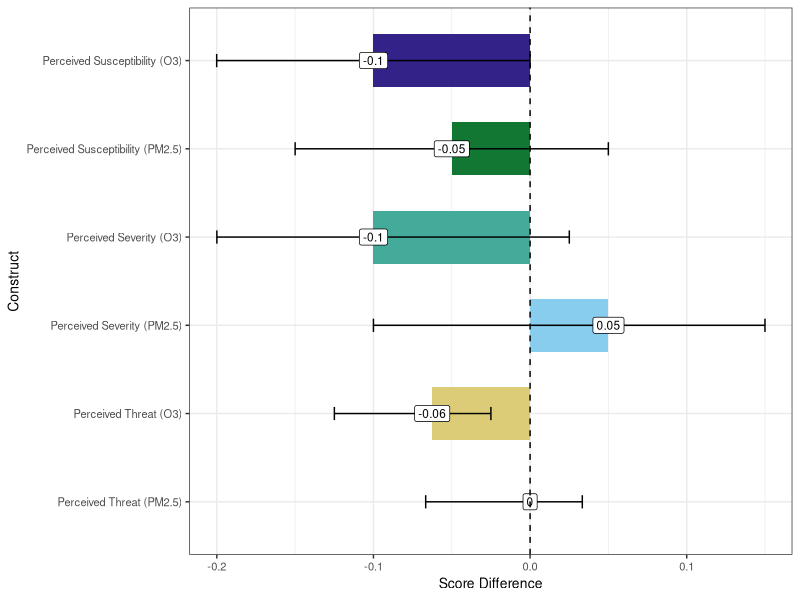
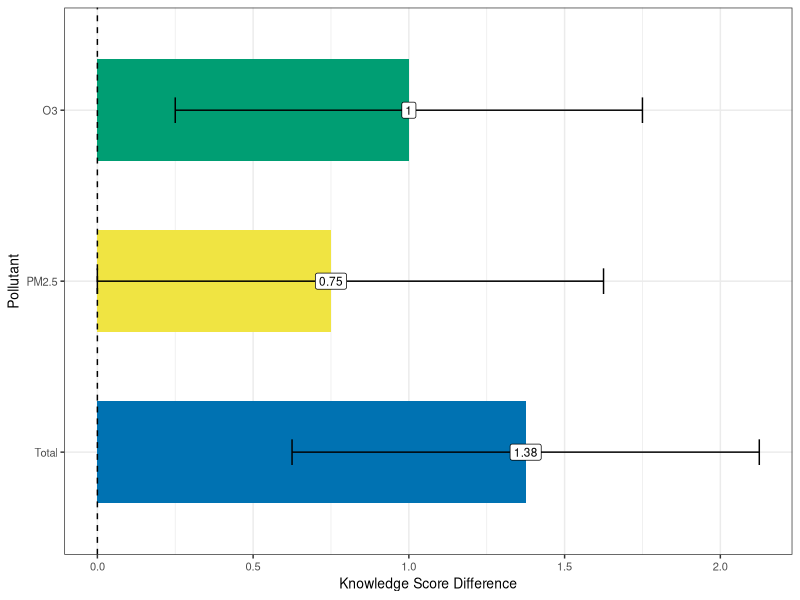
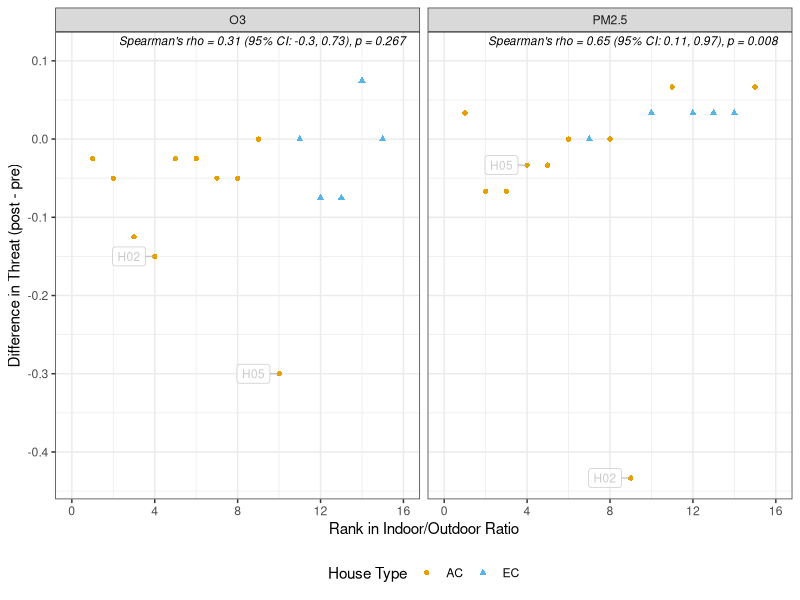
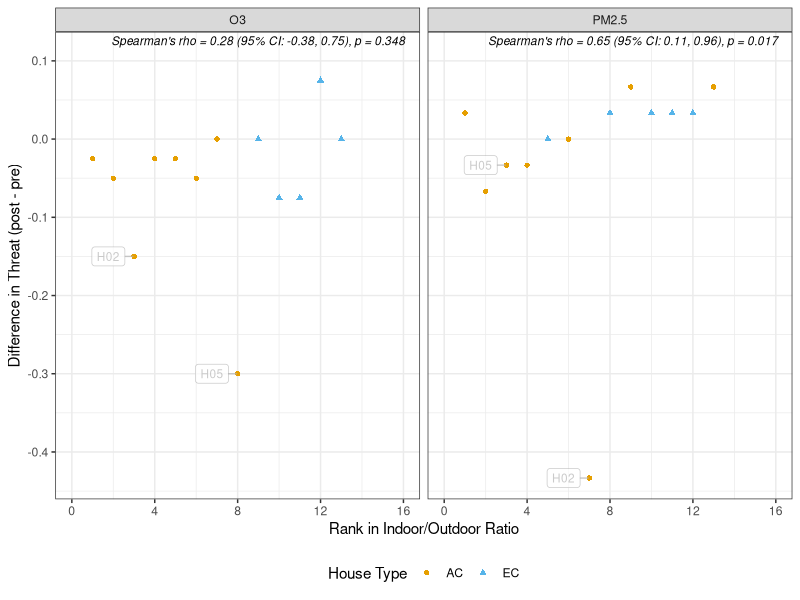
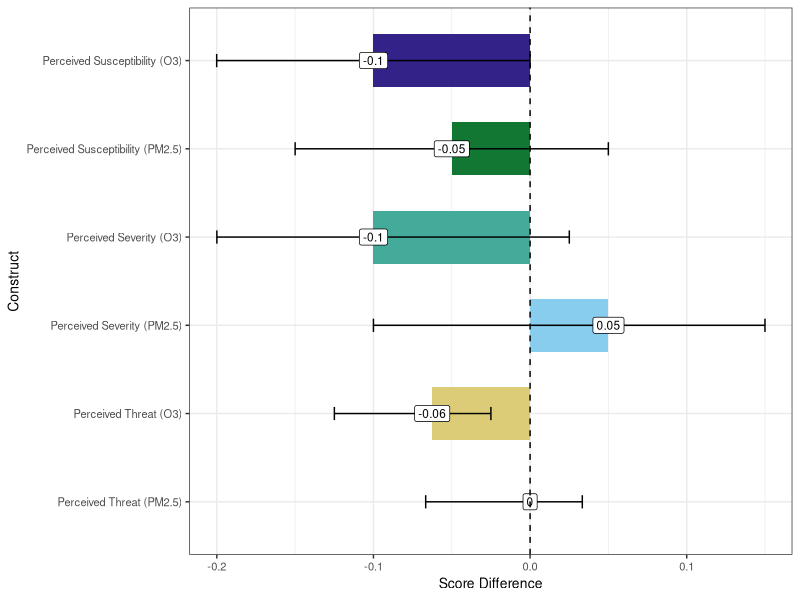
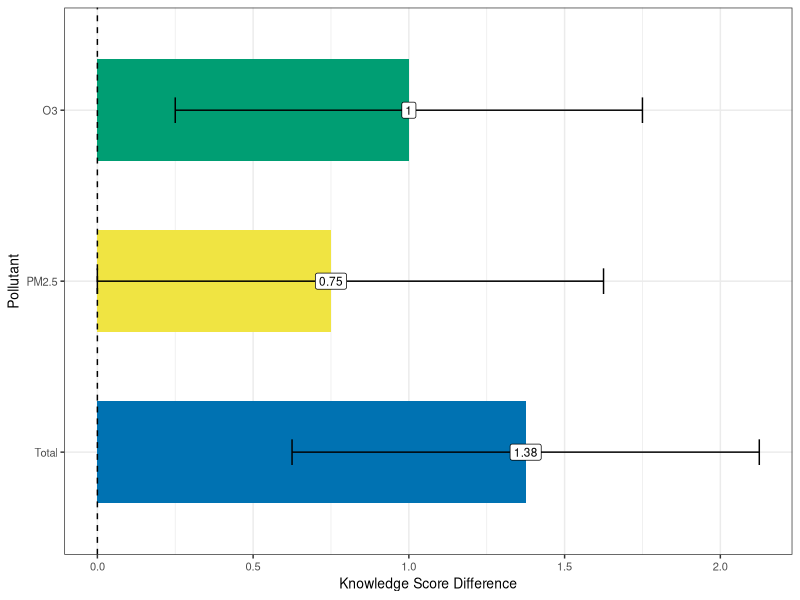
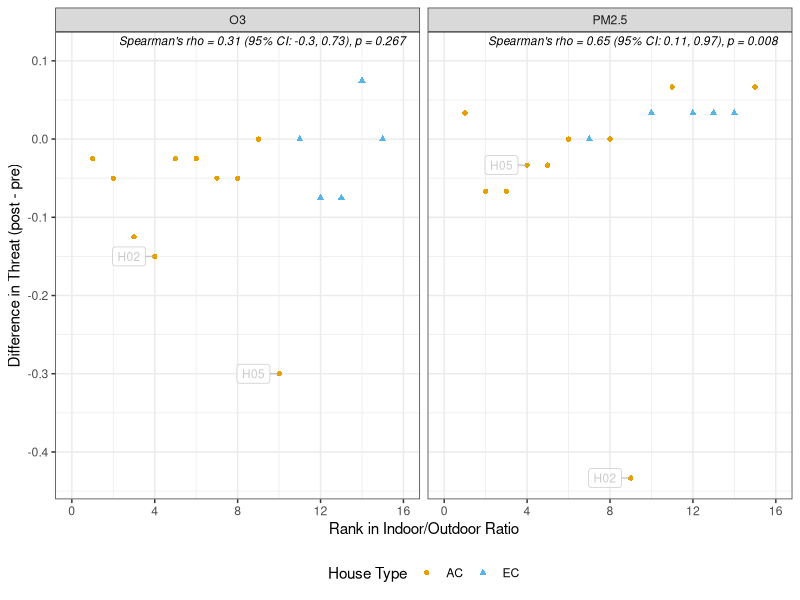
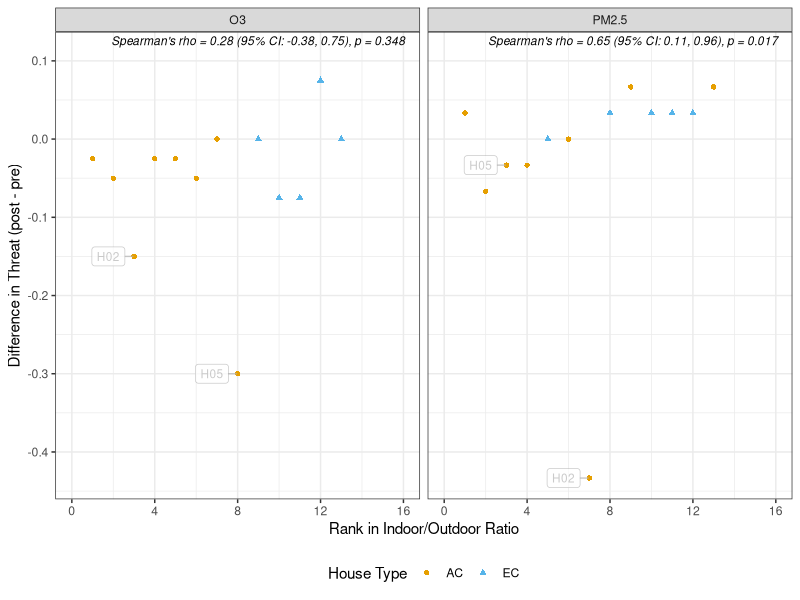

Here is the R script that generated these plots, in order:
## ---- chunk 1
library(tidyverse)
library(coin)
library(knitr)
library(kableExtra)
library(VIM)
library(ggrepel)
## ---- chunk 2
df_raw <- read_csv("./Processed Data/survey_aq_data.csv") |>
  mutate(Score_mod = case_when(
    QuestionID %in% c('Q01','Q02','Q03','Q04','Q05','Q06','Q07','Q08') &
      HouseID == "H29" & Survey == "Post_Intervention" ~ NA,
    TRUE ~ Score_mod
  ))

fa_df <- df_raw %>%
  select(HouseID, Survey, QuestionID, Score_mod) %>%
  filter(QuestionID %in% paste0("Q", sprintf("%02d", 9:22))) %>%
  pivot_wider(id_cols = c(HouseID, Survey), names_from = QuestionID, values_from = Score_mod) %>%
  filter(HouseID != "H29")

fa_df_imputed <- kNN(fa_df %>% dplyr::select(-c(HouseID, Survey))) %>%
  select(1:(ncol(fa_df)-2)) %>%
  mutate(HouseID = fa_df$HouseID,
         Survey = fa_df$Survey)

groups <- df_raw %>%
  filter(!QuestionID %in% c("Q23", "Q24")) %>% # duplicate quesitons
  select(QuestionID, Construct) %>%
  distinct(.keep_all = TRUE) %>%
  group_by(Construct) %>%
  summarize(QuestionIDs = list(QuestionID)) %>%
  ungroup()

sevo3_qs <- groups %>% filter(Construct == "Perceived Severity (O3)") %>% pull(QuestionIDs)
sevpm_qs <- groups %>% filter(Construct == "Perceived Severity (PM2.5)") %>% pull(QuestionIDs)
suso3_qs <- groups %>% filter(Construct == "Perceived Susceptibility (O3)") %>% pull(QuestionIDs)
suspm_qs <- groups %>% filter(Construct == "Perceived Susceptibility (PM2.5)") %>%
  pull(QuestionIDs)
## ---- chunk 3
wilcoxon_score_analysis <- function(qs, construct_name) {

  total_possible <- length(qs)*5

  test2_df <- fa_df_imputed %>%
    select(HouseID, Survey, all_of(qs)) %>%
    mutate(total_score = rowSums(across(all_of(qs)))) %>%
    select(HouseID, Survey, total_score) %>%
    pivot_wider(id_cols = HouseID,
                names_from = Survey,
                values_from = total_score) %>%
    mutate(Post_Intervention = Post_Intervention/total_possible,
           Pre_Intervention = Pre_Intervention/total_possible,
      difference = Post_Intervention - Pre_Intervention)

  # wilcoxsign_test is coin's paired (signed-rank) test: it takes the two
  # paired columns directly, no long-format value/group reshaping needed.
  test <- wilcoxsign_test(Post_Intervention ~ Pre_Intervention,
                           data = test2_df,
                           distribution = "exact")

  # conf.int = TRUE requires a coin version that supports it for
  # wilcoxsign_test; fall back to base wilcox.test's Hodges-Lehmann CI
  # (same estimand) if the installed coin version doesn't support it.
  ci_est <- tryCatch({
    test_ci <- wilcoxsign_test(Post_Intervention ~ Pre_Intervention,
                                data = test2_df,
                                distribution = "exact",
                                conf.int = TRUE)
    ci_out <- confint(test_ci)
    list(estimate = unname(ci_out$estimate), ci = ci_out$conf.int)
  }, error = function(e) {
    wt <- wilcox.test(test2_df$Post_Intervention, test2_df$Pre_Intervention,
                       paired = TRUE, conf.int = TRUE, exact = TRUE)
    list(estimate = unname(wt$estimate), ci = wt$conf.int)
  })

  # coin test objects are S4 - use statistic()/pvalue(), not $statistic/$p.value.
  list(
    Construct = construct_name,
    data = test2_df,
    n = sum(!is.na(test2_df$difference)),
    pre_score = mean(test2_df$Pre_Intervention, na.rm = TRUE),
    post_score = mean(test2_df$Post_Intervention, na.rm = TRUE),
    z_stat = coin::statistic(test),
    p_value = coin::pvalue(test),
    median_diff = median(test2_df$difference, na.rm = TRUE),
    estimate = ci_est$estimate,
    ci = ci_est$ci
  )
}

construct_qs <- list(
  "Perceived Severity (O3)" = sevo3_qs[[1]],
  "Perceived Susceptibility (O3)" = suso3_qs[[1]],
  "Perceived Threat (O3)" = c(sevo3_qs[[1]], suso3_qs[[1]]),
  "Perceived Severity (PM2.5)" = sevpm_qs[[1]],
  "Perceived Susceptibility (PM2.5)" = suspm_qs[[1]],
  "Perceived Threat (PM2.5)" = c(sevpm_qs[[1]], suspm_qs[[1]])
)

results <- lapply(names(construct_qs), function(con) {
  wilcoxon_score_analysis(construct_qs[[con]], con)
})

raw_p <- sapply(results, function(x) x$p_value)

# Holm correction applied separately within each pollutant, not across all 6
# constructs together - ave() splits raw_p by pollutant, runs p.adjust on
# each subset, then recombines in the original construct order.
pollutant <- case_when(
  str_detect(sapply(results, function(x) x$Construct), "O3") ~ "O3",
  str_detect(sapply(results, function(x) x$Construct), "PM2.5") ~ "PM2.5",
  TRUE ~ NA_character_
)
adj_p <- ave(raw_p, pollutant, FUN = function(p) p.adjust(p, method = "holm"))

summary_table <- bind_rows(lapply(seq_along(results), function(i) {
  x <- results[[i]]
  data.frame(
    Construct = x$Construct,
    N = x$n,
    `Pre Survey Score` = round(x$pre_score, 2),
    `Post Survey Score` = round(x$post_score, 2),
    `Median Difference` = round(x$median_diff, 2),
    `Hodges-Lehmann Estimate` = round(x$estimate, 2),
    `Z-stat` = round(x$z_stat, 2),
    `P-value` = round(raw_p[i], 3),
    `Adj. P-value` = round(adj_p[i], 3),
    `95% CI` = paste0("(", round(x$ci[1], 2), ", ", round(x$ci[2], 2), ")"),
    Pollutant = pollutant[i],
    check.names = FALSE
  )
}))

summary_table <- summary_table %>%
  arrange(Pollutant, Construct)

write_csv(summary_table |> select(-Pollutant),'./Processed Data/wilcox_diff_risk_constructs.csv')

# pack_rows needs consecutive run-lengths per group, in the order rows
# appear after arrange() above (O3 rows first, then PM2.5 rows)
group_index <- rle(summary_table$Pollutant)
group_index <- setNames(group_index$lengths, group_index$values)

tbl_grouped <- summary_table %>%
  select(-Pollutant) %>%
  kable(row.names = FALSE,
        booktabs = TRUE,
        caption = "Wilcoxon Signed-Rank Tests by Pollutant and Construct") %>%
  kable_styling(latex_options = "hold_position", font_size = 9, full_width = FALSE) %>%
  pack_rows(index = group_index)

tbl_grouped
## ---- chunk 4
okabe_ito <- c("#E69F00", "#56B4E9", "#009E73", "#F0E442",
               "#0072B2", "#D55E00", "#CC79A7", "#000000",
               "#332288", "#117733", "#44AA99", "#88CCEE",
               "#DDCC77", "#882255")

risk_graphic_df <- bind_rows(lapply(results, function(x) {
  data.frame(
    Construct = x$Construct,
    Estimate = x$estimate,
    ci_lower = x$ci[1],
    ci_upper = x$ci[2]
  )
}))

risk_graphic_df$Construct <- factor(risk_graphic_df$Construct,
  levels = c("Perceived Susceptibility (O3)", "Perceived Susceptibility (PM2.5)",
             "Perceived Severity (O3)", "Perceived Severity (PM2.5)",
             "Perceived Threat (O3)", "Perceived Threat (PM2.5)"), ordered = TRUE)

construct_diff_wilcox_plt <- ggplot(risk_graphic_df, aes(y = Construct, x = Estimate, fill = Construct)) +
  geom_col(width = 0.6) +
  geom_errorbar(
    aes(xmin = ci_lower, xmax = ci_upper),
    width = 0.15,
    linewidth = .5
  ) +
  geom_label(aes(y = Construct, x = Estimate, label = round(Estimate, digits = 2)),
             fill = 'white', size = 3) +
  geom_vline(xintercept = 0, linetype = "dashed", linewidth = 0.5) +
  labs(
    x = "Score Difference",
    y = "Construct"
  ) +
  theme_bw() +
  scale_fill_manual(values = okabe_ito[9:14], name = "House Type") +
  theme(legend.position = 'none',
        axis.text = element_text(size = 8),
        axis.title = element_text(size = 10)) +
  scale_y_discrete(limits = rev)

construct_diff_wilcox_plt

ggsave("./Graphics/Fig2_construct_difference_wilcox_plot.tiff", construct_diff_wilcox_plt,
       dpi = 300, units = 'in', width = 4, height = 4)
## ---- chunk 5
# Changes single response questions from -1 to 0
qs_not_to_change <- c("Q04", "Q08")

# overall knowledge
knowledge_df <- df_raw %>%
  filter(Construct_general == "Knowledge") %>%
  select(HouseID, Survey, QuestionID, Score_mod) %>%
  mutate(Score_mod = case_when(!QuestionID %in% qs_not_to_change & Score_mod == -1 ~ 0,
                               TRUE ~ Score_mod)) %>%
  group_by(HouseID, Survey) %>%
  summarize(score = sum(Score_mod)) %>%
  ungroup() %>%
  pivot_wider(id_cols = HouseID,
              names_from = Survey,
              values_from = score) %>%
  mutate(difference = Post_Intervention - Pre_Intervention)

knowledgeo3_qs <- groups %>% filter(Construct == "Knowledge (O3)") %>% pull(QuestionIDs)
knowledgepm_qs <- groups %>% filter(Construct == "Knowledge (PM2.5)") %>% pull(QuestionIDs)

# o3 knowledge
knowledge03_df <- df_raw %>%
  select(HouseID, Survey, QuestionID, Score_mod) %>%
  mutate(Score_mod = case_when(!QuestionID %in% qs_not_to_change & Score_mod == -1 ~ 0,
                               TRUE ~ Score_mod)) %>%
  filter(QuestionID %in% knowledgeo3_qs[[1]]) %>%
  group_by(HouseID, Survey) %>%
  summarize(score = sum(Score_mod)) %>%
  ungroup() %>%
  pivot_wider(id_cols = HouseID,
              names_from = Survey,
              values_from = score) %>%
  mutate(difference = Post_Intervention - Pre_Intervention)

# pm2.5 knowledge
knowledgepm_df <- df_raw %>%
  select(HouseID, Survey, QuestionID, Score_mod) %>%
  mutate(Score_mod = case_when(!QuestionID %in% qs_not_to_change & Score_mod == -1 ~ 0,
                               TRUE ~ Score_mod)) %>%
  filter(QuestionID %in% knowledgepm_qs[[1]]) %>%
  group_by(HouseID, Survey) %>%
  summarize(score = sum(Score_mod)) %>%
  ungroup() %>%
  pivot_wider(id_cols = HouseID,
              names_from = Survey,
              values_from = score) %>%
  mutate(difference = Post_Intervention - Pre_Intervention)

# Paired Wilcoxon signed-rank test on a Pre/Post/difference df, mirroring
# wilcoxon_score_analysis() above but without the total_possible normalization
# (knowledge scores here are raw summed points, same as the t-test version).
wilcoxon_knowledge_test <- function(df) {
  test <- wilcoxsign_test(Post_Intervention ~ Pre_Intervention,
                           data = df,
                           distribution = "exact")

  ci_est <- tryCatch({
    test_ci <- wilcoxsign_test(Post_Intervention ~ Pre_Intervention,
                                data = df,
                                distribution = "exact",
                                conf.int = TRUE)
    ci_out <- confint(test_ci)
    list(estimate = unname(ci_out$estimate), ci = ci_out$conf.int)
  }, error = function(e) {
    wt <- wilcox.test(df$Post_Intervention, df$Pre_Intervention,
                       paired = TRUE, conf.int = TRUE, exact = TRUE)
    list(estimate = unname(wt$estimate), ci = wt$conf.int)
  })

  list(
    n = sum(!is.na(df$difference)),
    pre_score = mean(df$Pre_Intervention, na.rm = TRUE),
    post_score = mean(df$Post_Intervention, na.rm = TRUE),
    z_stat = coin::statistic(test),
    p_value = coin::pvalue(test),
    median_diff = median(df$difference, na.rm = TRUE),
    estimate = ci_est$estimate,
    ci = ci_est$ci
  )
}

knowledge_test <- wilcoxon_knowledge_test(knowledge_df)
knowledge_o3test <- wilcoxon_knowledge_test(knowledge03_df)
knowledge_pmtest <- wilcoxon_knowledge_test(knowledgepm_df)

knowledge_raw_p <- c(knowledge_o3test$p_value, knowledge_pmtest$p_value, knowledge_test$p_value)
knowledge_adj_p <- p.adjust(knowledge_raw_p, method = "holm")

knowledge_table_df <- data.frame(
  Pollutant = c("O3", "PM2.5", "Total"),

  N = c(knowledge_o3test$n, knowledge_pmtest$n, knowledge_test$n),

  `Pre Survey Score` = round(c(knowledge_o3test$pre_score, knowledge_pmtest$pre_score, knowledge_test$pre_score), 2),

  `Post Survey Score` = round(c(knowledge_o3test$post_score, knowledge_pmtest$post_score, knowledge_test$post_score), 2),

  `Median Difference` = round(c(knowledge_o3test$median_diff, knowledge_pmtest$median_diff, knowledge_test$median_diff), 2),

  `Hodges-Lehmann Estimate` = round(c(knowledge_o3test$estimate, knowledge_pmtest$estimate, knowledge_test$estimate), 2),

  `Z-stat` = round(c(knowledge_o3test$z_stat, knowledge_pmtest$z_stat, knowledge_test$z_stat), 2),

  `P-value` = round(knowledge_raw_p, 3),

  `Adj. P-value` = round(knowledge_adj_p, 3),

  `95% CI` = c(
    paste0("(", round(knowledge_o3test$ci[1], 2), ", ", round(knowledge_o3test$ci[2], 2), ")"),
    paste0("(", round(knowledge_pmtest$ci[1], 2), ", ", round(knowledge_pmtest$ci[2], 2), ")"),
    paste0("(", round(knowledge_test$ci[1], 2), ", ", round(knowledge_test$ci[2], 2), ")")
  ),

  check.names = FALSE
)

options(knitr.kable.NA = '--')
tbl2_wilcox <- knowledge_table_df %>%
  kable(
    row.names = FALSE,
    digits = 4,
    booktabs = TRUE,
    caption = "Wilcoxon Signed-Rank Tests of Pre- vs Post-Intervention Knowledge Differences by Pollutant"
  ) %>%
  kable_styling(latex_options = "hold_position",
                font_size = 9,
                full_width = FALSE) %>%
  row_spec(0, extra_css = "font-family: Arial;")
tbl2_wilcox

write_csv(knowledge_table_df, './Processed Data/wilcox_diff_knowledge.csv')

knowledge_graph_df <- tibble(
  Pollutant = c("O3", "PM2.5", "Total"),
  Estimate = c(knowledge_o3test$estimate, knowledge_pmtest$estimate, knowledge_test$estimate),
  ci_lower = c(knowledge_o3test$ci[1], knowledge_pmtest$ci[1], knowledge_test$ci[1]),
  ci_upper = c(knowledge_o3test$ci[2], knowledge_pmtest$ci[2], knowledge_test$ci[2]),
)

knowledge_dif_wilcox_plt <- ggplot(knowledge_graph_df, aes(y = Pollutant, x = Estimate, fill = Pollutant)) +
  geom_col(width = 0.6) +
  geom_errorbar(
    aes(xmin = ci_lower, xmax = ci_upper),
    width = 0.15,
    linewidth = .5
  ) +
  geom_label(aes(y = Pollutant, x = Estimate, label = round(Estimate, digits = 2)), fill = 'white', size = 3) +
  geom_vline(xintercept = 0, linetype = "dashed", linewidth = 0.5) +
  labs(
    x = "Knowledge Score Difference",
    y = "Pollutant"
  ) +
  theme_bw() +
  scale_fill_manual(values = okabe_ito[3:5], name = "House Type") +
  theme(legend.position = 'none',
        axis.text = element_text(size = 8),
        axis.title = element_text(size = 10)) +
  scale_y_discrete(limits = rev)

knowledge_dif_wilcox_plt

ggsave("./Graphics/Fig3_knowledge_difference_wilcox_plot.tiff", knowledge_dif_wilcox_plt,
       dpi = 300, units = 'in', width = 3, height = 3)
## ---- chunk 6
metadata <- df_raw %>%
  filter(QuestionID == "Q25", Survey == "Pre_Intervention") %>%
  select(HouseID, ac.type, mean_IO_PM_Summer, mean_IO_O3_Summer)

get_construct_diff <- function(construct_name) {
  results[[which(sapply(results, `[[`, "Construct") == construct_name)]]$data %>%
    select(HouseID, score = difference)
}

threat_diff_by_pollutant <- bind_rows(
  get_construct_diff("Perceived Threat (O3)") %>% mutate(pollutant = "O3"),
  get_construct_diff("Perceived Threat (PM2.5)") %>% mutate(pollutant = "PM2.5")
) %>%
  left_join(metadata, by = "HouseID") %>%
  mutate(IO_ratio = if_else(pollutant == "O3", mean_IO_O3_Summer, mean_IO_PM_Summer)) %>%
  select(HouseID, ac.type, pollutant, score, IO_ratio)

threat_diff_by_pollutant_order <- threat_diff_by_pollutant %>%
  filter(!is.na(score)) %>%
  group_by(pollutant) %>%
  mutate(IO_order = dense_rank(IO_ratio)) %>%
  ungroup()

# Bootstrap percentile CI for Spearman's rho (nonparametric, consistent with
# the rank-based tests used elsewhere in this document) since cor.test()
# doesn't provide a CI for method = "spearman".
spearman_stats <- threat_diff_by_pollutant_order %>%
  filter(!is.na(IO_ratio)) %>%
  group_split(pollutant) %>%
  map_dfr(function(d) {
    ct <- cor.test(d$score, d$IO_ratio, method = "spearman", exact = FALSE)
    boot_fn <- function(data, indices) {
      cor(data$score[indices], data$IO_ratio[indices], method = "spearman")
    }
    set.seed(3) # for reproducibility

    # ci for bootstrap percentile interval. Bootstrapping keeps everything nonparametric / rank-based, so that it stays consistent with the Wilcoxon test methodologies
    b <- boot::boot(d, boot_fn, R = 2000)
    ci <- boot::boot.ci(b, type = "perc")$percent[4:5]
    tibble(
      pollutant = unique(d$pollutant),
      rho = unname(ct$estimate),
      p_val = ct$p.value,
      ci_lower = ci[1],
      ci_upper = ci[2]
    )
  })

spearman_label <- spearman_stats %>%
  mutate(label = paste0(
    "Spearman's rho = ", round(rho, 2),
    " (95% CI: ", round(ci_lower, 2), ", ", round(ci_upper, 2), "), ",
    "p = ", round(p_val, 3)
  ))

set.seed(3)
IO_vs_diff_threat_order_plt <- ggplot(threat_diff_by_pollutant_order, aes(y = score, x = IO_order)) +
  geom_point(aes(shape = ac.type, color = ac.type)) +
  facet_grid(. ~ pollutant, scales = "free_y") +
  geom_text(data = spearman_label, aes(label = label),
            x = Inf, y = Inf, hjust = 1.05, vjust = 1.5,
            size = 3, fontface = "italic", inherit.aes = FALSE) +
  geom_label_repel(
    data = threat_diff_by_pollutant_order %>%
      filter(HouseID %in% c('H02', 'H05')),
    aes(label = HouseID),
    size = 3,
    nudge_x = -1,
    min.segment.length = .2,
    segment.color = "grey70",
    color = 'grey70',
    box.padding = 0.4,
    show.legend = FALSE,
    alpha = 0.7,
    seed = 5
  ) +
  labs(
    y = "Difference in Threat (post - pre)",
    x = "Rank in Indoor/Outdoor Ratio",
    color = "Home Type",
    shape = "Home Type"
  ) +
  theme_bw() +
  theme(legend.position = "bottom") +
  expand_limits(y = 0.11) +
  scale_x_continuous(limits = c(0, 16), breaks = seq(0, 16, by = 4)) +
  scale_color_manual(values = okabe_ito, name = "House Type") +
  scale_shape_manual(values = c(16, 17), name = "House Type")

IO_vs_diff_threat_order_plt

ggsave(width = 7, height = 4, dpi = 300, units = "in", bg = "white",
       filename = "./Graphics/IO_vs_diff_threat_order.tiff")
## ---- chunk 7
fa_df_imputed_full <- fa_df_imputed

house_types <- metadata %>% filter(!is.na(ac.type)) %>% distinct(ac.type) %>% pull(ac.type)

results_by_house_type <- list()

for (type in house_types) {
  type_houses <- metadata %>% filter(ac.type == type) %>% pull(HouseID)

  # Reassigning fa_df_imputed here (top-level, inside the for loop body) is
  # what wilcoxon_score_analysis() actually reads on each call below
  fa_df_imputed <- fa_df_imputed_full %>% filter(HouseID %in% type_houses)

  type_results <- lapply(names(construct_qs), function(con) {
    res <- wilcoxon_score_analysis(construct_qs[[con]], con)
    res$HouseType <- type
    res
  })

  results_by_house_type <- c(results_by_house_type, type_results)
}

fa_df_imputed <- fa_df_imputed_full  # restore full imputed set afterward

raw_p_at <- sapply(results_by_house_type, function(x) x$p_value)

pollutant_at <- case_when(
  str_detect(sapply(results_by_house_type, function(x) x$Construct), "O3") ~ "O3",
  str_detect(sapply(results_by_house_type, function(x) x$Construct), "PM2.5") ~ "PM2.5",
  TRUE ~ NA_character_
)
housetype_at <- sapply(results_by_house_type, function(x) x$HouseType)

# Holm correction within each House Type x Pollutant group (3 tests each),
# extending the pollutant-only grouping convention used for the main table
adj_group_at <- paste(housetype_at, pollutant_at)
adj_p_at <- ave(raw_p_at, adj_group_at, FUN = function(p) p.adjust(p, method = "holm"))

summary_table_by_actype <- bind_rows(lapply(seq_along(results_by_house_type), function(i) {
  x <- results_by_house_type[[i]]
  data.frame(
    `House Type` = x$HouseType,
    Construct = x$Construct,
    N = x$n,
    `Pre Survey Score` = round(x$pre_score, 2),
    `Post Survey Score` = round(x$post_score, 2),
    `Median Difference` = round(x$median_diff, 2),
    `Hodges-Lehmann Estimate` = round(x$estimate, 2),
    `Z-stat` = round(x$z_stat, 2),
    `P-value` = round(raw_p_at[i], 3),
    `Adj. P-value` = round(adj_p_at[i], 3),
    `95% CI` = paste0("(", round(x$ci[1], 2), ", ", round(x$ci[2], 2), ")"),
    Pollutant = pollutant_at[i],
    check.names = FALSE
  )
})) %>%
  arrange(`House Type`, Pollutant, Construct)

write_csv(summary_table_by_actype |> select(-Pollutant), './Processed Data/wilcox_diff_risk_constructs_by_actype.csv')

group_index_at <- rle(summary_table_by_actype$`House Type`)
group_index_at <- setNames(group_index_at$lengths, group_index_at$values)

tbl_grouped_by_actype <- summary_table_by_actype %>%
  select(-Pollutant) %>%
  kable(row.names = FALSE,
        booktabs = TRUE,
        caption = "Wilcoxon Signed-Rank Tests by House Type, Pollutant, and Construct") %>%
  kable_styling(latex_options = "hold_position", font_size = 9, full_width = FALSE) %>%
  pack_rows(index = group_index_at)

tbl_grouped_by_actype
## ---- chunk 8
# Overwrite the fa_df_imputed so that it doesn't do the KNN imputation
fa_df_imputed <- fa_df %>%
  filter(!HouseID %in% c("H06", "H33"))

results_no_impute <- lapply(names(construct_qs), function(con) {
  wilcoxon_score_analysis(construct_qs[[con]], con)
})

raw_p_ni <- sapply(results_no_impute, function(x) x$p_value)

pollutant_ni <- case_when(
  str_detect(sapply(results_no_impute, function(x) x$Construct), "O3") ~ "O3",
  str_detect(sapply(results_no_impute, function(x) x$Construct), "PM2.5") ~ "PM2.5",
  TRUE ~ NA_character_
)
adj_p_ni <- ave(raw_p_ni, pollutant_ni, FUN = function(p) p.adjust(p, method = "holm"))

summary_table_no_impute <- bind_rows(lapply(seq_along(results_no_impute), function(i) {
  x <- results_no_impute[[i]]
  data.frame(
    Construct = x$Construct,
    N = x$n,
    `Pre Survey Score` = round(x$pre_score, 2),
    `Post Survey Score` = round(x$post_score, 2),
    `Median Difference` = round(x$median_diff, 2),
    `Hodges-Lehmann Estimate` = round(x$estimate, 2),
    `Z-stat` = round(x$z_stat, 2),
    `P-value` = round(raw_p_ni[i], 3),
    `Adj. P-value` = round(adj_p_ni[i], 3),
    `95% CI` = paste0("(", round(x$ci[1], 2), ", ", round(x$ci[2], 2), ")"),
    Pollutant = pollutant_ni[i],
    check.names = FALSE
  )
})) %>%
  arrange(Pollutant, Construct)

write_csv(summary_table_no_impute |> select(-Pollutant),'./Processed Data/wilcox_diff_risk_noKNN_constructs.csv')

group_index_ni <- rle(summary_table_no_impute$Pollutant)
group_index_ni <- setNames(group_index_ni$lengths, group_index_ni$values)

tbl_grouped_no_impute <- summary_table_no_impute %>%
  select(-Pollutant) %>%
  kable(row.names = FALSE,
        booktabs = TRUE,
        caption = "Wilcoxon Signed-Rank Tests by Pollutant and Construct (No KNN Imputation)") %>%
  kable_styling(latex_options = "hold_position", font_size = 9, full_width = FALSE) %>%
  pack_rows(index = group_index_ni)

tbl_grouped_no_impute
## ---- chunk 9
get_construct_diff_ni <- function(construct_name) {
  results_no_impute[[which(sapply(results_no_impute, `[[`, "Construct") == construct_name)]]$data %>%
    select(HouseID, score = difference)
}

threat_diff_by_pollutant_ni <- bind_rows(
  get_construct_diff_ni("Perceived Threat (O3)") %>% mutate(pollutant = "O3"),
  get_construct_diff_ni("Perceived Threat (PM2.5)") %>% mutate(pollutant = "PM2.5")
) %>%
  left_join(metadata, by = "HouseID") %>%
  mutate(IO_ratio = if_else(pollutant == "O3", mean_IO_O3_Summer, mean_IO_PM_Summer)) %>%
  select(HouseID, ac.type, pollutant, score, IO_ratio)

threat_diff_by_pollutant_order_ni <- threat_diff_by_pollutant_ni %>%
  filter(!is.na(score)) %>%
  group_by(pollutant) %>%
  mutate(IO_order = dense_rank(IO_ratio)) %>%
  ungroup()

spearman_stats_ni <- threat_diff_by_pollutant_order_ni %>%
  filter(!is.na(IO_ratio)) %>%
  group_split(pollutant) %>%
  map_dfr(function(d) {
    ct <- cor.test(d$score, d$IO_ratio, method = "spearman", exact = FALSE)
    boot_fn <- function(data, indices) {
      cor(data$score[indices], data$IO_ratio[indices], method = "spearman")
    }
    set.seed(3)
    b <- boot::boot(d, boot_fn, R = 2000)
    ci <- boot::boot.ci(b, type = "perc")$percent[4:5]
    tibble(
      pollutant = unique(d$pollutant),
      rho = unname(ct$estimate),
      p_val = ct$p.value,
      ci_lower = ci[1],
      ci_upper = ci[2]
    )
  })

spearman_label_ni <- spearman_stats_ni %>%
  mutate(label = paste0(
    "Spearman's rho = ", round(rho, 2),
    " (95% CI: ", round(ci_lower, 2), ", ", round(ci_upper, 2), "), ",
    "p = ", round(p_val, 3)
  ))

set.seed(3)
IO_vs_diff_threat_order_plt_ni <- ggplot(threat_diff_by_pollutant_order_ni, aes(y = score, x = IO_order)) +
  geom_point(aes(shape = ac.type, color = ac.type)) +
  facet_grid(. ~ pollutant, scales = "free_y") +
  geom_text(data = spearman_label_ni, aes(label = label),
            x = Inf, y = Inf, hjust = 1.05, vjust = 1.5,
            size = 3, fontface = "italic", inherit.aes = FALSE) +
  geom_label_repel(
    data = threat_diff_by_pollutant_order_ni %>%
      filter(HouseID %in% c('H02', 'H05')),
    aes(label = HouseID),
    size = 3,
    nudge_x = -1,
    min.segment.length = .2,
    segment.color = "grey70",
    color = 'grey70',
    box.padding = 0.4,
    show.legend = FALSE,
    alpha = 0.7,
    seed = 5
  ) +
  labs(
    y = "Difference in Threat (post - pre)",
    x = "Rank in Indoor/Outdoor Ratio",
    color = "Home Type",
    shape = "Home Type"
  ) +
  theme_bw() +
  theme(legend.position = "bottom") +
  expand_limits(y = 0.11) +
  scale_x_continuous(limits = c(0, 16), breaks = seq(0, 16, by = 4)) +
  scale_color_manual(values = okabe_ito, name = "House Type") +
  scale_shape_manual(values = c(16, 17), name = "House Type")

IO_vs_diff_threat_order_plt_ni

ggsave(width = 7, height = 4, dpi = 300, units = "in", bg = "white",
       filename = "./Graphics/IO_vs_diff_threat_order_no_impute.tiff")
